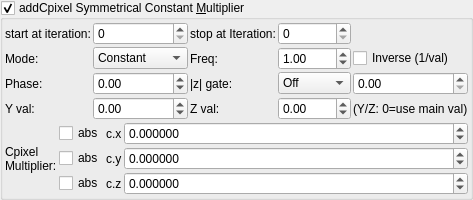
    <widget class="MyGroupBox" name="groupCheck_transf_addCpixel_enabled_false">
     <property name="toolTip">
      <string>&lt;html&gt;&lt;head/&gt;&lt;body&gt;&lt;p&gt;Cpixel is CVector3 c = ( c.x, c.y, c.z). It is each original point (pixel) in 3D space where the iteration starts from, ( c = original z for each point .) It is commonly found in formula structures z = f(z) + c.&lt;/p&gt;&lt;p&gt;The Cpixel multiplier effectively scales this point &amp;quot;c&amp;quot; towards the origin.&lt;/p&gt;&lt;p&gt;This transform allows the addition or subtraction of Cpixel, dependent on whether z is postive or negative.&lt;/p&gt;&lt;p&gt;e.g if &lt;span style=&quot; font-style:italic;&quot;&gt;z.x&lt;/span&gt; is positive then &lt;span style=&quot; font-style:italic;&quot;&gt;fabs(c.x)&lt;/span&gt; is added, if &lt;span style=&quot; font-style:italic;&quot;&gt;z.x&lt;/span&gt; is negative then &lt;span style=&quot; font-style:italic;&quot;&gt;fabs(c)&lt;/span&gt; is subtracted. &lt;/p&gt;&lt;p&gt;Also try negative addCpixel constant multipliers.&lt;/p&gt;&lt;p&gt;If checkBoxes are disabled then Cpixel remains signed.&lt;/p&gt;&lt;p&gt;&lt;br/&gt;&lt;/p&gt;&lt;/body&gt;&lt;/html&gt;</string>
     </property>
     <property name="title">
      <string>addCpixel Symmetrical Constant &amp;Multiplier</string>
     </property>
     <property name="checkable">
      <bool>true</bool>
     </property>
     <layout class="QVBoxLayout" name="verticalLayout_49">
      <property name="spacing">
       <number>2</number>
      </property>
      <property name="leftMargin">
       <number>2</number>
      </property>
      <property name="topMargin">
       <number>2</number>
      </property>
      <property name="rightMargin">
       <number>2</number>
      </property>
      <property name="bottomMargin">
       <number>2</number>
      </property>
      <item>
       <layout class="QGridLayout" name="gridLayout_8">
        <property name="spacing">
         <number>2</number>
        </property>
        <item row="0" column="1">
         <widget class="MySpinBox" name="spinboxInt_transf_start_iterations_C">
          <property name="sizePolicy">
           <sizepolicy hsizetype="Minimum" vsizetype="Maximum">
            <horstretch>0</horstretch>
            <verstretch>0</verstretch>
           </sizepolicy>
          </property>
          <property name="minimum">
           <number>0</number>
          </property>
          <property name="maximum">
           <number>999</number>
          </property>
          <property name="value">
           <number>0</number>
          </property>
         </widget>
        </item>
        <item row="0" column="0">
         <widget class="QLabel" name="label_56">
          <property name="text">
           <string>start at iteration:</string>
          </property>
         </widget>
        </item>
        <item row="0" column="2">
         <widget class="QLabel" name="label_57">
          <property name="text">
           <string>stop at Iteration:</string>
          </property>
         </widget>
        </item>
        <item row="0" column="3">
         <widget class="MySpinBox" name="spinboxInt_transf_stop_iterations_C">
          <property name="sizePolicy">
           <sizepolicy hsizetype="Minimum" vsizetype="Maximum">
            <horstretch>0</horstretch>
            <verstretch>0</verstretch>
           </sizepolicy>
          </property>
          <property name="maximum">
           <number>999</number>
          </property>
         </widget>
        </item>
      <item row="1" column="0">
       <widget class="QLabel"><property name="text"><string>Mode:</string></property></widget>
      </item>
      <item row="1" column="1">
       <widget class="MyComboBox" name="comboBox_transf_multiplier_value_mode_2">
        <item><property name="text"><string notr="true">Constant</string></property></item>
        <item><property name="text"><string notr="true">Sine</string></property></item>
        <item><property name="text"><string notr="true">Ramp</string></property></item>
        <item><property name="text"><string notr="true">Exponential</string></property></item>
        <item><property name="text"><string notr="true">Triangle</string></property></item>
        <item><property name="text"><string notr="true">Square</string></property></item>
        <item><property name="text"><string notr="true">Smoothstep</string></property></item>
       </widget>
      </item>
      <item row="1" column="2">
       <widget class="QLabel"><property name="text"><string>Freq:</string></property></widget>
      </item>
      <item row="1" column="3">
       <widget class="MyDoubleSpinBox" name="spinbox_transf_multiplier_frequency_2">
        <property name="minimum"><double>0.01</double></property><property name="maximum"><double>100.0</double></property>
        <property name="singleStep"><double>0.1</double></property><property name="value"><double>1.0</double></property>
       </widget>
      </item>
      <item row="1" column="4" colspan="2">
       <widget class="MyCheckBox" name="checkBox_transf_multiplier_inverse_2">
        <property name="text"><string>Inverse (1/val)</string></property>
       </widget>
      </item>
      <item row="2" column="0">
       <widget class="QLabel"><property name="text"><string>Phase:</string></property></widget>
      </item>
      <item row="2" column="1">
       <widget class="MyDoubleSpinBox" name="spinbox_transf_multiplier_phase_2">
        <property name="minimum"><double>-10.0</double></property><property name="maximum"><double>10.0</double></property>
        <property name="singleStep"><double>0.1</double></property><property name="value"><double>0.0</double></property>
       </widget>
      </item>
      <item row="2" column="2">
       <widget class="QLabel"><property name="text"><string>|z| gate:</string></property></widget>
      </item>
      <item row="2" column="3">
       <widget class="MyComboBox" name="comboBox_transf_multiplier_threshold_mode_2">
        <item><property name="text"><string notr="true">Off</string></property></item>
        <item><property name="text"><string notr="true">&gt; thresh</string></property></item>
        <item><property name="text"><string notr="true">&lt; thresh</string></property></item>
       </widget>
      </item>
      <item row="2" column="4" colspan="2">
       <widget class="MyDoubleSpinBox" name="spinbox_transf_multiplier_threshold_2">
        <property name="minimum"><double>0.0</double></property><property name="maximum"><double>1000.0</double></property>
        <property name="singleStep"><double>0.1</double></property><property name="value"><double>0.0</double></property>
       </widget>
      </item>
      <item row="3" column="0">
       <widget class="QLabel"><property name="text"><string>Y val:</string></property></widget>
      </item>
      <item row="3" column="1">
       <widget class="MyDoubleSpinBox" name="spinbox_transf_multiplier_scale_y_2">
        <property name="minimum"><double>-100.0</double></property><property name="maximum"><double>100.0</double></property>
        <property name="singleStep"><double>0.01</double></property><property name="value"><double>0.0</double></property>
       </widget>
      </item>
      <item row="3" column="2">
       <widget class="QLabel"><property name="text"><string>Z val:</string></property></widget>
      </item>
      <item row="3" column="3">
       <widget class="MyDoubleSpinBox" name="spinbox_transf_multiplier_scale_z_2">
        <property name="minimum"><double>-100.0</double></property><property name="maximum"><double>100.0</double></property>
        <property name="singleStep"><double>0.01</double></property><property name="value"><double>0.0</double></property>
       </widget>
      </item>
      <item row="3" column="4" colspan="2">
       <widget class="QLabel"><property name="text"><string notr="true">(Y/Z: 0=use main val)</string></property></widget>
      </item>
       </layout>
      </item>
      <item>
       <layout class="QGridLayout" name="gridLayout_23" columnstretch="0,0,0,1">
        <property name="spacing">
         <number>2</number>
        </property>
        <item row="0" column="2">
         <widget class="QLabel" name="label_109">
          <property name="text">
           <string notr="true">c.x</string>
          </property>
         </widget>
        </item>
        <item row="2" column="3">
         <widget class="MyDoubleSpinBox" name="spinbox3_transf_constant_multiplier_000_z">
          <property name="sizePolicy">
           <sizepolicy hsizetype="Minimum" vsizetype="Maximum">
            <horstretch>0</horstretch>
            <verstretch>0</verstretch>
           </sizepolicy>
          </property>
          <property name="prefix">
           <string/>
          </property>
          <property name="suffix">
           <string/>
          </property>
          <property name="decimals">
           <number>6</number>
          </property>
          <property name="minimum">
           <double>-99.989999999999995</double>
          </property>
          <property name="maximum">
           <double>99.989999999999995</double>
          </property>
          <property name="singleStep">
           <double>0.100000000000000</double>
          </property>
         </widget>
        </item>
        <item row="2" column="1">
         <widget class="MyCheckBox" name="checkBox_transf_function_enabledz">
          <property name="text">
           <string notr="true">abs</string>
          </property>
         </widget>
        </item>
        <item row="1" column="3">
         <widget class="MyDoubleSpinBox" name="spinbox3_transf_constant_multiplier_000_y">
          <property name="sizePolicy">
           <sizepolicy hsizetype="Minimum" vsizetype="Maximum">
            <horstretch>0</horstretch>
            <verstretch>0</verstretch>
           </sizepolicy>
          </property>
          <property name="prefix">
           <string/>
          </property>
          <property name="suffix">
           <string/>
          </property>
          <property name="decimals">
           <number>6</number>
          </property>
          <property name="minimum">
           <double>-99.989999999999995</double>
          </property>
          <property name="maximum">
           <double>99.989999999999995</double>
          </property>
          <property name="singleStep">
           <double>0.100000000000000</double>
          </property>
         </widget>
        </item>
        <item row="2" column="2">
         <widget class="QLabel" name="label_111">
          <property name="text">
           <string notr="true">c.z</string>
          </property>
         </widget>
        </item>
        <item row="0" column="1">
         <widget class="MyCheckBox" name="checkBox_transf_function_enabledx">
          <property name="text">
           <string notr="true">abs</string>
          </property>
         </widget>
        </item>
        <item row="1" column="1">
         <widget class="MyCheckBox" name="checkBox_transf_function_enabledy">
          <property name="text">
           <string notr="true">abs</string>
          </property>
         </widget>
        </item>
        <item row="0" column="3">
         <widget class="MyDoubleSpinBox" name="spinbox3_transf_constant_multiplier_000_x">
          <property name="sizePolicy">
           <sizepolicy hsizetype="Minimum" vsizetype="Maximum">
            <horstretch>0</horstretch>
            <verstretch>0</verstretch>
           </sizepolicy>
          </property>
          <property name="prefix">
           <string/>
          </property>
          <property name="suffix">
           <string/>
          </property>
          <property name="decimals">
           <number>6</number>
          </property>
          <property name="minimum">
           <double>-99.989999999999995</double>
          </property>
          <property name="maximum">
           <double>99.989999999999995</double>
          </property>
          <property name="singleStep">
           <double>0.100000000000000</double>
          </property>
         </widget>
        </item>
        <item row="1" column="2">
         <widget class="QLabel" name="label_110">
          <property name="text">
           <string notr="true">c.y</string>
          </property>
         </widget>
        </item>
        <item row="0" column="0" rowspan="3">
         <widget class="QLabel" name="label_112">
          <property name="text">
           <string>Cpixel
Multiplier:</string>
          </property>
         </widget>
        </item>
       </layout>
      </item>
     </layout>
    </widget>
